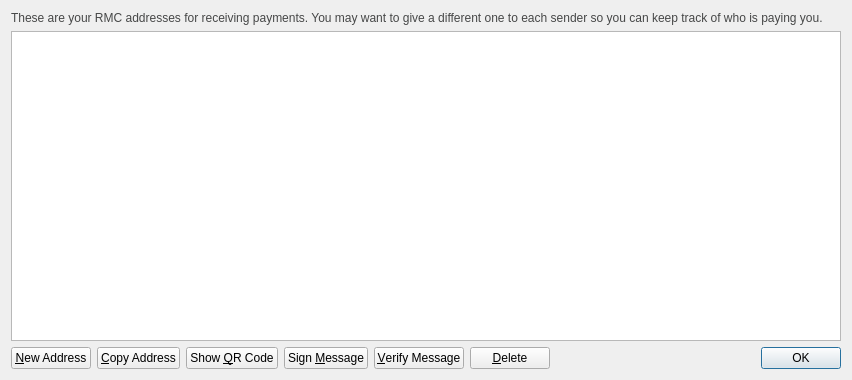
<?xml version="1.0" encoding="UTF-8"?>
<ui version="4.0">
 <class>AddressBookPage</class>
 <widget class="QWidget" name="AddressBookPage">
  <property name="geometry">
   <rect>
    <x>0</x>
    <y>0</y>
    <width>852</width>
    <height>380</height>
   </rect>
  </property>
  <property name="windowTitle">
   <string>Address Book</string>
  </property>
  <layout class="QVBoxLayout" name="verticalLayout">
   <item>
    <widget class="QLabel" name="labelExplanation">
     <property name="styleSheet">
      <string notr="true">#labelExplanation { color: #464747; }</string>
     </property>
     <property name="text">
      <string>These are your RMC addresses for receiving payments. You may want to give a different one to each sender so you can keep track of who is paying you.</string>
     </property>
     <property name="textFormat">
      <enum>Qt::PlainText</enum>
     </property>
     <property name="wordWrap">
      <bool>true</bool>
     </property>
    </widget>
   </item>
   <item>
    <widget class="QTableView" name="tableView">
     <property name="contextMenuPolicy">
      <enum>Qt::CustomContextMenu</enum>
     </property>
     <property name="toolTip">
      <string>Double-click to edit address or label</string>
     </property>
     <property name="tabKeyNavigation">
      <bool>false</bool>
     </property>
     <property name="alternatingRowColors">
      <bool>true</bool>
     </property>
     <property name="selectionMode">
      <enum>QAbstractItemView::SingleSelection</enum>
     </property>
     <property name="selectionBehavior">
      <enum>QAbstractItemView::SelectRows</enum>
     </property>
     <property name="sortingEnabled">
      <bool>true</bool>
     </property>
     <attribute name="verticalHeaderVisible">
      <bool>false</bool>
     </attribute>
    </widget>
   </item>
   <item>
    <layout class="QHBoxLayout" name="horizontalLayout">
     <item>
      <widget class="QPushButton" name="newAddressButton">
       <property name="toolTip">
        <string>Create a new address</string>
       </property>
       <property name="text">
        <string>&amp;New Address</string>
       </property>
       <property name="icon">
        <iconset resource="../bitcoin.qrc">
         <normaloff>:/icons/add</normaloff>:/icons/add</iconset>
       </property>
      </widget>
     </item>
     <item>
      <widget class="QPushButton" name="copyToClipboard">
       <property name="toolTip">
        <string>Copy the currently selected address to the system clipboard</string>
       </property>
       <property name="text">
        <string>&amp;Copy Address</string>
       </property>
       <property name="icon">
        <iconset resource="../bitcoin.qrc">
         <normaloff>:/icons/editcopy</normaloff>:/icons/editcopy</iconset>
       </property>
      </widget>
     </item>
     <item>
      <widget class="QPushButton" name="showQRCode">
       <property name="text">
        <string>Show &amp;QR Code</string>
       </property>
       <property name="icon">
        <iconset resource="../bitcoin.qrc">
         <normaloff>:/icons/qrcode</normaloff>:/icons/qrcode</iconset>
       </property>
      </widget>
     </item>
     <item>
      <widget class="QPushButton" name="signMessage">
       <property name="toolTip">
        <string>Sign a message to prove you own a SkyDogeCoin address</string>
       </property>
       <property name="text">
        <string>Sign &amp;Message</string>
       </property>
       <property name="icon">
        <iconset resource="../bitcoin.qrc">
         <normaloff>:/icons/edit</normaloff>:/icons/edit</iconset>
       </property>
      </widget>
     </item>
     <item>
      <widget class="QPushButton" name="verifyMessage">
       <property name="toolTip">
        <string>Verify a message to ensure it was signed with a specified SkyDogeCoin address</string>
       </property>
       <property name="text">
        <string>&amp;Verify Message</string>
       </property>
       <property name="icon">
        <iconset resource="../bitcoin.qrc">
         <normaloff>:/icons/transaction_0</normaloff>:/icons/transaction_0</iconset>
       </property>
      </widget>
     </item>
     <item>
      <widget class="QPushButton" name="deleteButton">
       <property name="toolTip">
        <string>Delete the currently selected address from the list</string>
       </property>
       <property name="text">
        <string>&amp;Delete</string>
       </property>
       <property name="icon">
        <iconset resource="../bitcoin.qrc">
         <normaloff>:/icons/remove</normaloff>:/icons/remove</iconset>
       </property>
      </widget>
     </item>
     <item>
      <spacer name="horizontalSpacer">
       <property name="orientation">
        <enum>Qt::Horizontal</enum>
       </property>
       <property name="sizeHint" stdset="0">
        <size>
         <width>40</width>
         <height>20</height>
        </size>
       </property>
      </spacer>
     </item>
     <item>
      <widget class="QDialogButtonBox" name="buttonBox">
       <property name="sizePolicy">
        <sizepolicy hsizetype="Maximum" vsizetype="Fixed">
         <horstretch>0</horstretch>
         <verstretch>0</verstretch>
        </sizepolicy>
       </property>
       <property name="standardButtons">
        <set>QDialogButtonBox::Ok</set>
       </property>
      </widget>
     </item>
    </layout>
   </item>
  </layout>
 </widget>
 <resources>
  <include location="../bitcoin.qrc"/>
 </resources>
 <connections/>
</ui>
